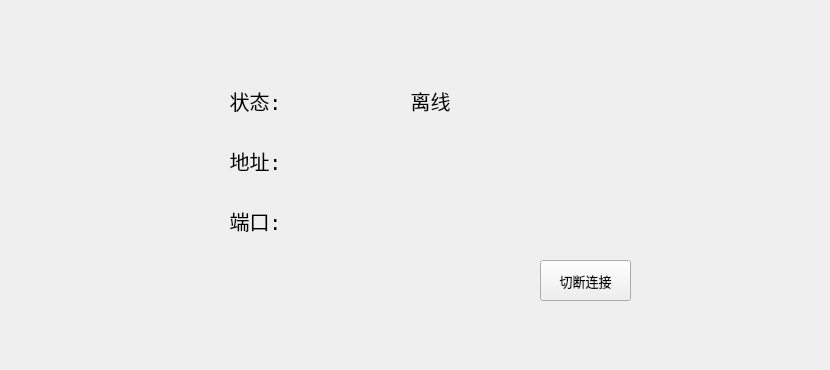
     <widget class="QWidget" name="page_K1">
      <widget class="QWidget" name="widget_K1" native="true">
       <property name="geometry">
        <rect>
         <x>70</x>
         <y>50</y>
         <width>751</width>
         <height>311</height>
        </rect>
       </property>
       <widget class="QLabel" name="label_conditionB">
        <property name="geometry">
         <rect>
          <x>270</x>
          <y>30</y>
          <width>181</width>
          <height>41</height>
         </rect>
        </property>
        <property name="font">
         <font>
          <family>Consolas</family>
          <pointsize>15</pointsize>
         </font>
        </property>
        <property name="text">
         <string>离线</string>
        </property>
        <property name="alignment">
         <set>Qt::AlignCenter</set>
        </property>
       </widget>
       <widget class="QPushButton" name="pbn_cut">
        <property name="geometry">
         <rect>
          <x>470</x>
          <y>210</y>
          <width>91</width>
          <height>41</height>
         </rect>
        </property>
        <property name="font">
         <font>
          <family>Consolas</family>
          <pointsize>10</pointsize>
         </font>
        </property>
        <property name="text">
         <string>切断连接</string>
        </property>
       </widget>
       <widget class="QLabel" name="label_IPB">
        <property name="geometry">
         <rect>
          <x>270</x>
          <y>90</y>
          <width>291</width>
          <height>41</height>
         </rect>
        </property>
        <property name="font">
         <font>
          <family>Consolas</family>
          <pointsize>15</pointsize>
         </font>
        </property>
        <property name="frameShape">
         <enum>QFrame::NoFrame</enum>
        </property>
        <property name="text">
         <string/>
        </property>
        <property name="alignment">
         <set>Qt::AlignLeading|Qt::AlignLeft|Qt::AlignVCenter</set>
        </property>
       </widget>
       <widget class="QLabel" name="label_conditionA">
        <property name="geometry">
         <rect>
          <x>140</x>
          <y>30</y>
          <width>91</width>
          <height>41</height>
         </rect>
        </property>
        <property name="font">
         <font>
          <family>Consolas</family>
          <pointsize>15</pointsize>
         </font>
        </property>
        <property name="text">
         <string>状态:</string>
        </property>
        <property name="alignment">
         <set>Qt::AlignCenter</set>
        </property>
       </widget>
       <widget class="QLabel" name="label_IPA">
        <property name="geometry">
         <rect>
          <x>140</x>
          <y>90</y>
          <width>91</width>
          <height>41</height>
         </rect>
        </property>
        <property name="font">
         <font>
          <family>Consolas</family>
          <pointsize>15</pointsize>
         </font>
        </property>
        <property name="text">
         <string>地址:</string>
        </property>
        <property name="alignment">
         <set>Qt::AlignCenter</set>
        </property>
       </widget>
       <widget class="QLabel" name="label_timeA">
        <property name="geometry">
         <rect>
          <x>140</x>
          <y>150</y>
          <width>91</width>
          <height>41</height>
         </rect>
        </property>
        <property name="font">
         <font>
          <family>Consolas</family>
          <pointsize>15</pointsize>
         </font>
        </property>
        <property name="text">
         <string>端口:</string>
        </property>
        <property name="alignment">
         <set>Qt::AlignCenter</set>
        </property>
       </widget>
       <widget class="QLabel" name="label_timeB">
        <property name="geometry">
         <rect>
          <x>270</x>
          <y>150</y>
          <width>291</width>
          <height>41</height>
         </rect>
        </property>
        <property name="font">
         <font>
          <family>Consolas</family>
          <pointsize>15</pointsize>
         </font>
        </property>
        <property name="frameShape">
         <enum>QFrame::NoFrame</enum>
        </property>
        <property name="text">
         <string/>
        </property>
        <property name="alignment">
         <set>Qt::AlignLeading|Qt::AlignLeft|Qt::AlignVCenter</set>
        </property>
       </widget>
      </widget>
     </widget>
